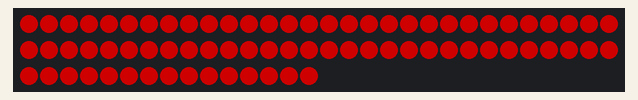
Bench run of a sketch on a simulated Arduino Uno, built with avr-gcc and run on an emulated ATmega328P. Shown: 75 RGB LEDs in strip order, left to right, continuing on the next row. Dim RGB values are drawn brighter than linear; random numbers use the default seed unless the sketch sets one; what the sketch prints to the serial monitor is not drawn.

Above: at 3.1 s.

The sketch:

firewalker_0.1.ino
```cpp
#include "FastLED.h"

#define DATA_PIN    3           // The digital pin to which the data line is connected
#define LED_TYPE    WS2812      // Type of Addressable LEDs
#define COLOR_ORDER GRB         // [Green][Red][Blue]
#define NUM_LEDS    75          // Number of LEDs in the string
CRGB leds[NUM_LEDS];            // Creates the CRGB array called "leds"

#define BRIGHTNESS 225          // Value between 0 (off) and 255 (Full-On)
#define randomBRIGHTNESS 225
#define SPEED 120               // How quickly will the animations run?
#define ChangeTime 200000000000           // How many seconds between changing animation patterns?
#define ARRAY_SIZE(A) (sizeof(A) / sizeof((A)[0]))

uint8_t gCurrentPatternNumber = 0;  // Index number of which pattern is current
uint8_t gHue = 0;                   // rotating "base color" used by many of the patterns

void setup() {
  delay(3000); // 3 second delay for recovery
  Serial.begin(9600);

  // tell FastLED about the LED strip configuration
  FastLED.addLeds<LED_TYPE,DATA_PIN,COLOR_ORDER>(leds, NUM_LEDS).setCorrection(TypicalLEDStrip);
  //FastLED.addLeds<LED_TYPE,DATA_PIN,CLK_PIN,COLOR_ORDER>(leds, NUM_LEDS).setCorrection(TypicalLEDStrip);

  // set master brightness control
  FastLED.setBrightness(BRIGHTNESS);
}

// List of patterns to cycle through.  Each is defined as a separate function below.
typedef void (*SimplePatternList[])();
//SimplePatternList gPatterns = { DefconParties, rainbow, rainbowWithGlitter, confetti, sinelon, juggle, bpm, blank };
SimplePatternList gPatterns = { DefconParties};

void loop()
{
  // Call the current pattern function once, updating the 'leds' array
  gPatterns[gCurrentPatternNumber]();

  // send the 'leds' array out to the actual LED strip
  FastLED.show();
  // insert a delay to keep the framerate modest
  FastLED.delay(1000/SPEED);

  // do some periodic updates
  //EVERY_N_MILLISECONDS( 20 ) { gHue++; } // slowly cycle the "base color" through the rainbow
  //EVERY_N_SECONDS( ChangeTime ) { nextPattern(); } // change patterns periodically
}

#define ARRAY_SIZE(A) (sizeof(A) / sizeof((A)[0]))


void addGlitter( fract8 chanceOfGlitter)
{
  if( random8() < chanceOfGlitter) {
    leds[ random16(NUM_LEDS) ] += CRGB::White;
  }
}

void addRandomness()
{
  randomBRIGHTNESS == random(0, 255);
  FastLED.setBrightness(randomBRIGHTNESS);
  leds[ random16(NUM_LEDS) ] += BRIGHTNESS==randomBRIGHTNESS;
   Serial.println(randomBRIGHTNESS);
  }

void DefconParties() {
  fill_solid( leds, NUM_LEDS, CRGB::Maroon);
  addRandomness();
  addGlitter(5);
}
```
